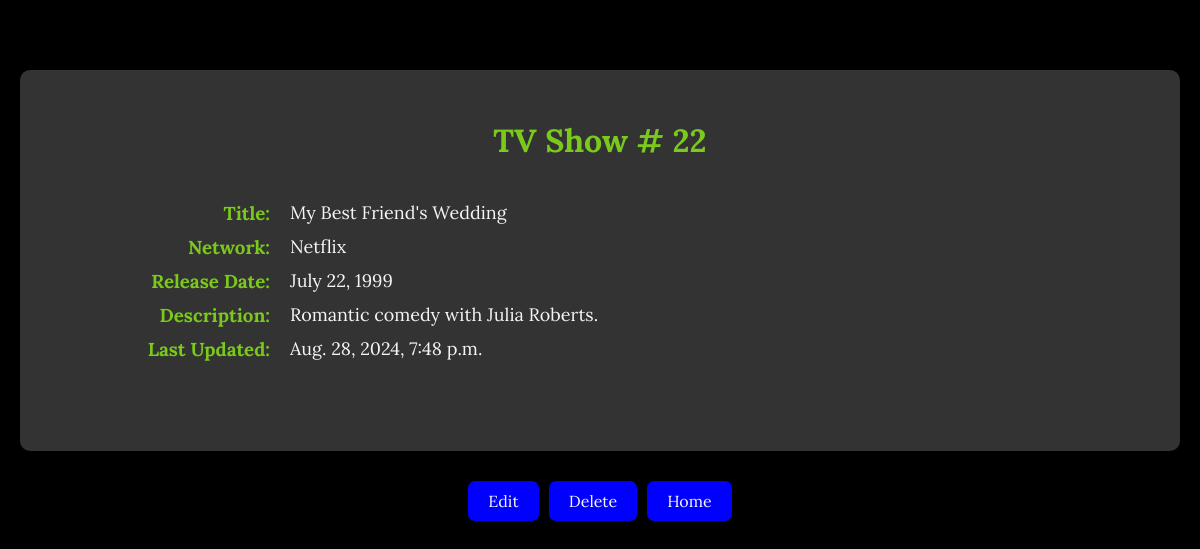
/shows/22/show, run on an earlier commit of the app's database.
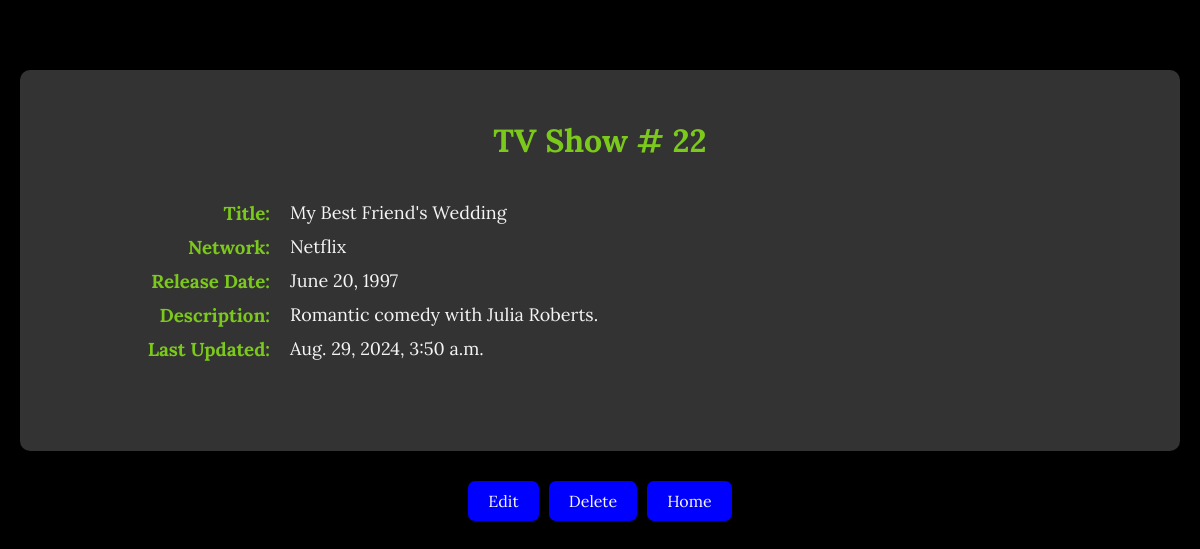
And on a later commit of the database.
### semi_restful_validated_app/models.py (models this page shows, shortened)
class Show(models.Model):
    title = models.CharField(max_length=255)
    network = models.CharField(max_length=255)
    release_date = models.DateField()
    description = models.CharField(max_length=255)
    objects = ShowManager()
    created_at = models.DateTimeField(auto_now_add=True)
    updated_at = models.DateTimeField(auto_now=True)

### semi_restful_validated_app/views.py (the view)
# urls.py: path('shows/<int:show_id>/show', views.show, name='show'),  # Display specific show details
def show(request, show_id):
    one_show = Show.objects.get(id=show_id)
    context = {
        'show': one_show
    }
    return render(request, 'tv_show.html', context)

### semi_restful_validated_app/templates/tv_show.html (shortened to what this page needs)
<!DOCTYPE html>
<html lang="en">
<head>
    {% load static %}
    <link rel="stylesheet" href="{% static 'css/tvShow.css' %}">
</head>
<body>
    <div class="container">
        <div class="main">
                <h1>TV Show # {{show.id}}</h1>
                <div class="content">
                    <div>
                        <h3>Title:</h3>
                        <p>{{ show.title }}</p>
                    </div>
                    <div>
                        <h3>Network:</h3>
                        <p>{{ show.network }}</p>
                    </div>
                    <div>
                        <h3>Release Date:</h3>
                        <p>{{ show.release_date }}</p>
                    </div>
                    <div>
                        <h3>Description:</h3>
                        <p>{{ show.description }}</p>
                    </div>
                    <div>
                        <h3>Last Updated:</h3>
                        <p>{{ show.updated_at }}</p>
                    </div>
                </div>
        </div>
        <div class="button-wrapper">
            <a href="{% url 'edit' show.id %}">
                <button class="btn" type="button">Edit</button>
            </a>
            <form method="POST" id="delete_btn" action="{% url 'delete' show.id %}">
                <button type="submit" class="btn"
                    onclick="return confirm('Are you sure you want to delete this show?');">Delete</button>
            </form>
            <button class="btn" type="button" onclick="window.location.href='{% url 'index' %}'">Home</button>
        </div>
    </div>
</body>
</html>

### semi_restful_validated_app/static/css/tvShow.css (style rules this page uses)
* { margin: 0; padding: 0; box-sizing: border-box; font-family: Lora, serif; }
.container { display: flex; flex-direction: column; align-items: center; background-color: black; min-height: 100vh; padding: 20px; }
.main { display: flex; flex-direction: column; margin-top: 50px; background-color: #333; padding: 50px 120px 50px 120px; border-radius: 10px; width: 100%; }
h1 { color: rgb(123, 202, 27); margin: 0 auto; margin-bottom: 40px; }
.content { color: whitesmoke; display: flex; flex-direction: column; margin-bottom: 30px; }
.content > div { display: flex; align-items: flex-start; margin-bottom: 10px; }
h3 { color: rgb(123, 202, 27); margin: 0; min-width: 150px; text-align: right; padding-right: 20px; }
p { margin: 0; flex: 1; font-size: large; }
.button-wrapper { display: flex; justify-content: center; gap: 10px; margin: 30px 0 20px 0; }
.btn { background-color: blue; color: whitesmoke; padding: 10px 20px; border: none; border-radius: 7px; cursor: pointer; font-size: 16px; transition: background-color 0.3s; }

What changed in the data, as far as the page shows it:
changed Show "My Best Friend's Wedding": release_date "July 22, 1999" → "June 20, 1997"; updated_at "Aug. 28, 2024, 7:48 p.m." → "Aug. 29, 2024, 3:50 a.m."
